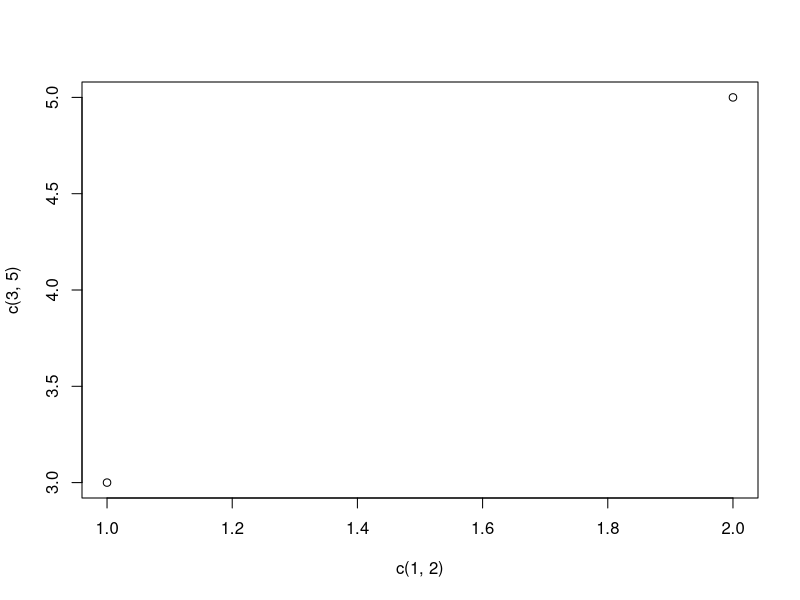
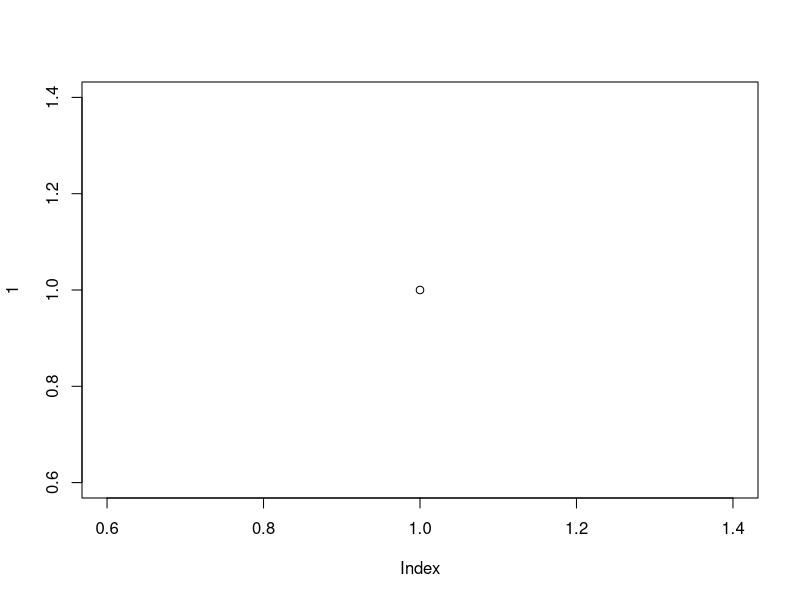
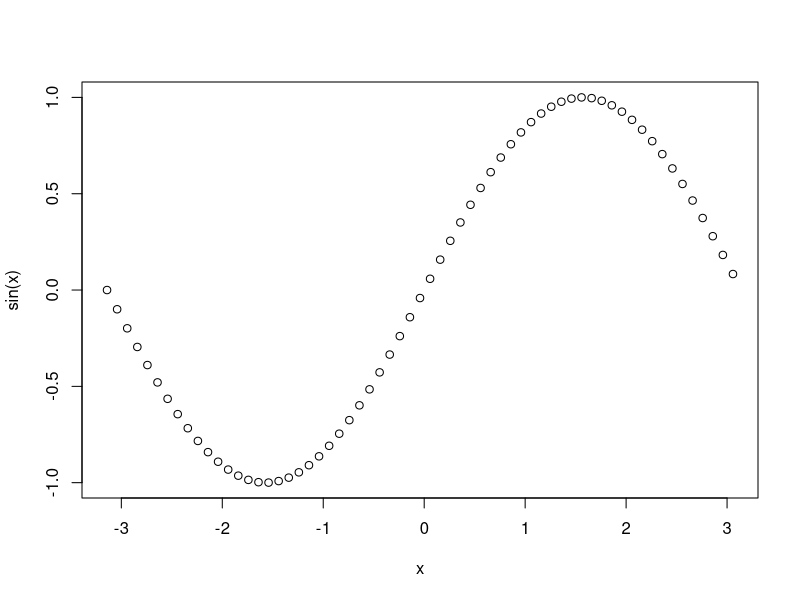
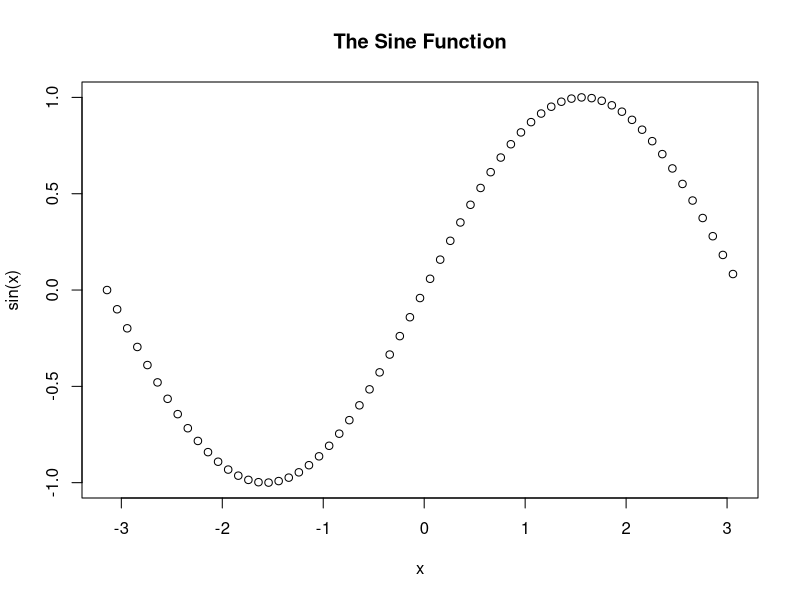
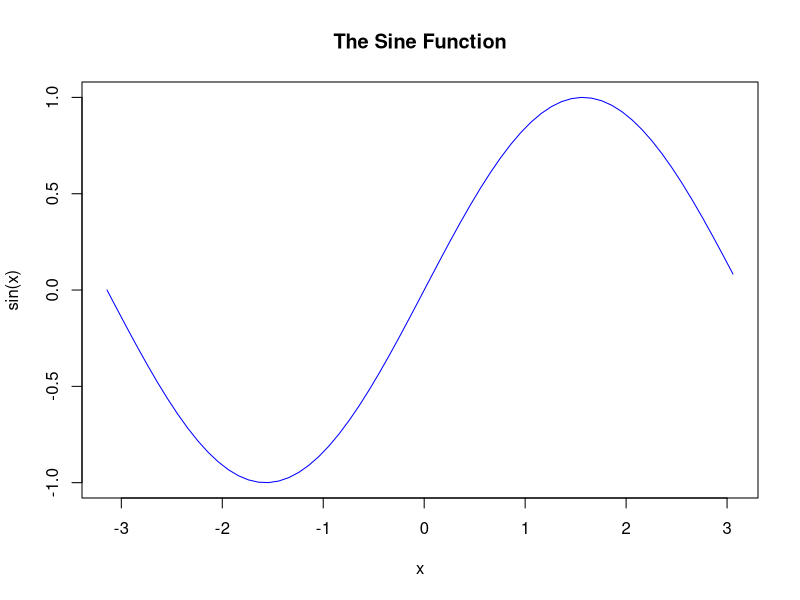
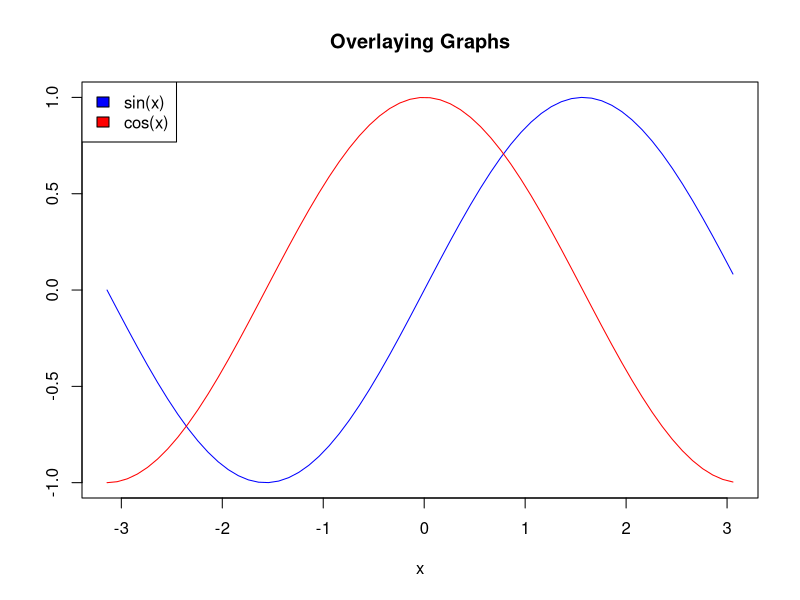

R code for these plots, in order:
#Plot
#https://www.programiz.com/r-programming/plot-function
#simplest case, we can pass in a vector and we will get a scatter plot of magnitude vs index. But generally, we pass in two vectors 
#and a scatter plot of these points are plotted.
plot(c(1,2),c(3,5))
plot(1)
x <- seq(-pi,pi,0.1)

plot(x, sin(x))

plot(x, sin(x),
     main="The Sine Function",
     ylab="sin(x)")
#options
#"p" - points
# "l" - lines
# "b" - both points and lines
# "c" - empty points joined by lines
# "o" - overplotted points and lines
# "s" and "S" - stair steps
# "h" - histogram-like vertical lines
# "n" - does not produce any points or lines
plot(x, sin(x),
     main="The Sine Function",
     ylab="sin(x)",
     type="l",
     col="blue")
#Overlaying plot
plot(x, sin(x),
     main="Overlaying Graphs",
     ylab="",
     type="l",
     col="blue")

lines(x,cos(x), col="red")

legend("topleft",
       c("sin(x)","cos(x)"),
       fill=c("blue","red")
)
